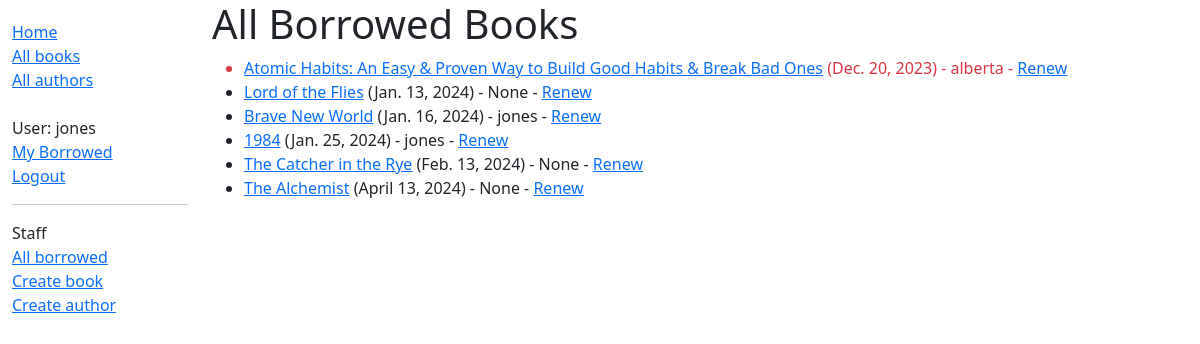
Page /catalog/borrowed/ (signed in) on the committed database.
### catalog/models.py (models this page shows, shortened)
class BookInstance(models.Model):
    id = models.UUIDField(primary_key=True, default=uuid.uuid4,
                          help_text="Unique ID for this particular book across whole library")
    book = models.ForeignKey('Book', on_delete=models.RESTRICT, null=True)
    imprint = models.CharField(max_length=200)
    due_back = models.DateField(null=True, blank=True)
    borrower = models.ForeignKey(settings.AUTH_USER_MODEL, on_delete=models.SET_NULL, null=True, blank=True)
    LOAN_STATUS = (
        ('m', 'Maintenance'),
        ('o', 'On loan'),
        ('a', 'Available'),
        ('r', 'Reserved'),
    )
    status = models.CharField(
        max_length=1,
        choices=LOAN_STATUS,
        blank=True,
        default='m',
        help_text='Book availability',
    )
    class Meta:
        ordering = ['due_back']
        permissions = (("can_mark_returned", "Set book as returned"),)
    @property
    def is_overdue(self):
        return bool(self.due_back and date.today() > self.due_back)

class Book(models.Model):
    title = models.CharField(max_length=200)
    author = models.ForeignKey('Author', on_delete=models.RESTRICT, null=True)
    summary = models.TextField(
        max_length=1000, help_text="Enter a brief description of the book")
    isbn = models.CharField('ISBN', max_length=13,
                            unique=True,
                            help_text='13 Character <a href="https://www.isbn-international.org/content/what-isbn'
                                      '">ISBN number</a>')
    genre = models.ManyToManyField(
        Genre, help_text="Select a genre for this book")
    def display_genre(self):
        """
        Create a string for the Genre. This is required
        to display genre in Admin.
        """
        return ','.join(genre.name for genre in self.genre.all()[:3])
    display_genre.short_description = 'Genre'

### catalog/views.py (the view)
# urls.py: path('borrowed/', views.LoanedBooksForLibrariansView.as_view(), name='borrowers'),
class LoanedBooksForLibrariansView(LoginRequiredMixin,generic.ListView):
    model = BookInstance
    template_name = 'catalog/bookinstance_list_borrowed_staff.html'
    paginate_by = 10
    def get_queryset(self):
        return (
            BookInstance.objects.filter(status__exact='o')
            .order_by('due_back')
        )

### catalog/templates/catalog/bookinstance_list_borrowed_staff.html
{% extends "base_generic.html" %}
{% block content %}
    <h1>All Borrowed Books</h1>
    {% if bookinstance_list %}
    <ul>
      {% for bookinst in bookinstance_list %}
      <li class="{% if bookinst.is_overdue %}text-danger{% endif %}">
        <a href="{% url 'book-detail' bookinst.book.pk %}">{{ bookinst.book.title }}</a> ({{ bookinst.due_back }}) {% if user.is_staff %}- {{ bookinst.borrower }}{% endif %} {% if perms.catalog.can_mark_returned %}- <a href="{% url 'renew-book-librarian' bookinst.id %}">Renew</a>{% endif %}
      </li>
      {% endfor %}
    </ul>
    {% else %}
      <p>There are no books borrowed.</p>
    {% endif %}
{% endblock %}

### catalog/templates/base_generic.html (shortened to what this page needs)
<!DOCTYPE html>
<html lang="en">
  <head>
    <link href="https://cdn.jsdelivr.net/npm/bootstrap@5.3.2/dist/css/bootstrap.min.css"
      rel="stylesheet"
>
    {% load static %}
    <link rel="stylesheet" href="{% static 'css/styles.css' %}" />
  </head>
  <body>
    <div class="container-fluid">
      <div class="row">
        <div class="col-sm-2">
          {% block sidebar %}
            <ul class="sidebar-nav">
              <li><a href="{% url 'index' %}">Home</a></li>
              <li><a href="{% url 'books' %}">All books</a></li>
              <li><a href="{% url 'authors' %}">All authors</a></li>
              <br>
             {% if user.is_authenticated %}
               <li>User: {{ user.get_username }}</li>
               <li><a href="{% url 'my-borrowed' %}">My Borrowed</a></li>
               <li><a href="{% url 'logout' %}?next={{ request.path }}">Logout</a></li>
             {% else %}
               <li><a href="{% url 'login' %}?next={{ request.path }}">Login</a></li>
             {% endif %}
             {% if user.is_staff %}
             <hr>
              <li>Staff</li>
               <li><a href="{% url 'borrowers' %}">All borrowed</a></li>
              {% if perms.catalog.add_book %}
               <li><a href="{% url 'book-create' %}">Create book</a></li>
              {% endif %}
              {% if perms.catalog.add_author %}
               <li><a href="{% url 'author-create' %}">Create author</a></li>
              {% endif %}
            </ul>
            {% endif %}
          {% endblock %}
        </div>
        <div class="col-sm-10 ">{% block content %}{% endblock %}
      </div>
      </div>
    </div>
  </body>
</html>

### catalog/static/css/styles.css (style rules this page uses)
.sidebar-nav { margin-top: 20px; padding: 0; list-style: none; }

### rows in the picture
BookInstance: book "Atomic Habits: An Easy & Proven Way to Build Good Habits & Break Bad Ones", due_back "Dec. 20, 2023", borrower "alberta"
BookInstance: book "Lord of the Flies", due_back "Jan. 13, 2024", borrower "None"
BookInstance: book "Brave New World", due_back "Jan. 16, 2024", borrower "jones"
BookInstance: book "1984", due_back "Jan. 25, 2024", borrower "jones"
BookInstance: book "The Catcher in the Rye", due_back "Feb. 13, 2024", borrower "None"
BookInstance: book "The Alchemist", due_back "April 13, 2024", borrower "None"

### other values in the picture
{{ user.get_username }} "jones"
